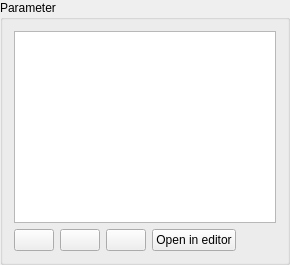
       <widget class="QGroupBox" name="groupBox_2">
        <property name="title">
         <string>Parameter</string>
        </property>
        <property name="flat">
         <bool>true</bool>
        </property>
        <layout class="QVBoxLayout" name="verticalLayout_2">
         <item>
          <widget class="QListWidget" name="paramList">
           <property name="well" stdset="0">
            <bool>true</bool>
           </property>
           <property name="font">
            <font>
             <family>Roboto Mono</family>
            </font>
           </property>
           <property name="minimumSize">
            <size>
             <width>220</width>
             <height>0</height>
            </size>
           </property>
          </widget>
         </item>
         <item>
          <layout class="QHBoxLayout" name="horizontalLayout">
           <item>
            <widget class="QPushButton" name="paramRemoveButton">
             <property name="toolTip">
              <string>Delete</string>
             </property>
             <property name="text">
              <string/>
             </property>
             <property name="icon">
              <iconset resource="res.qrc">
               <normaloff>:/res/icons/Delete-96.png</normaloff>:/res/icons/Delete-96.png</iconset>
             </property>
            </widget>
           </item>
           <item>
            <widget class="QPushButton" name="paramDownButton">
             <property name="toolTip">
              <string>Move down</string>
             </property>
             <property name="text">
              <string/>
             </property>
             <property name="icon">
              <iconset resource="res.qrc">
               <normaloff>:/res/icons/Down-96.png</normaloff>:/res/icons/Down-96.png</iconset>
             </property>
            </widget>
           </item>
           <item>
            <widget class="QPushButton" name="paramUpButton">
             <property name="toolTip">
              <string>Move up</string>
             </property>
             <property name="text">
              <string/>
             </property>
             <property name="icon">
              <iconset resource="res.qrc">
               <normaloff>:/res/icons/Up-96.png</normaloff>:/res/icons/Up-96.png</iconset>
             </property>
            </widget>
           </item>
           <item>
            <widget class="QPushButton" name="paramOpenButton">
             <property name="toolTip">
              <string>Open in editor</string>
             </property>
             <property name="text">
              <string>Open in editor</string>
             </property>
             <property name="icon">
              <iconset resource="res.qrc">
               <normaloff>:/res/icons/Open Folder-96.png</normaloff>:/res/icons/Open Folder-96.png</iconset>
             </property>
            </widget>
           </item>
           <item>
            <spacer name="horizontalSpacer_4">
             <property name="orientation">
              <enum>Qt::Horizontal</enum>
             </property>
             <property name="sizeHint" stdset="0">
              <size>
               <width>40</width>
               <height>20</height>
              </size>
             </property>
            </spacer>
           </item>
          </layout>
         </item>
        </layout>
       </widget>
